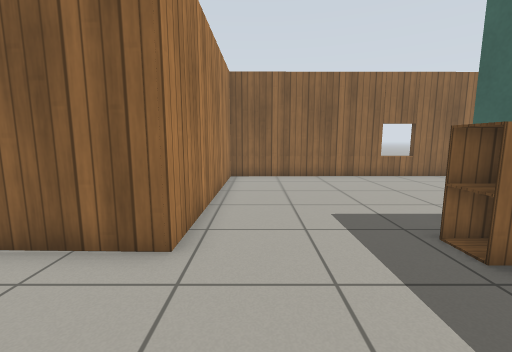
view 1 (above)

20 first-person views from a walk through a world built for the Gazebo simulator. The camera is 0.9 m above the floor, tilts 8° down and sees 90° across. The floor is counted in squares, 0.5 m on a side. Each view is taken from the middle of a square. On the plan, view 1 faces up. The plan holds only what a view shows up to about 15 squares ahead; the rest is blank. Robots are left out. Simple patterns stand in for the simulator's built-in surfaces.

view 2
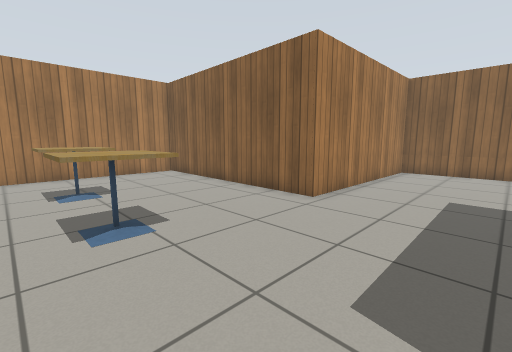

view 3
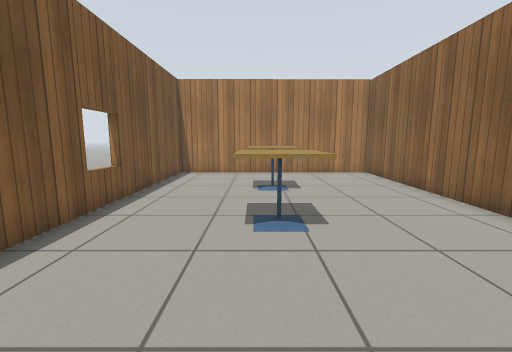

view 4
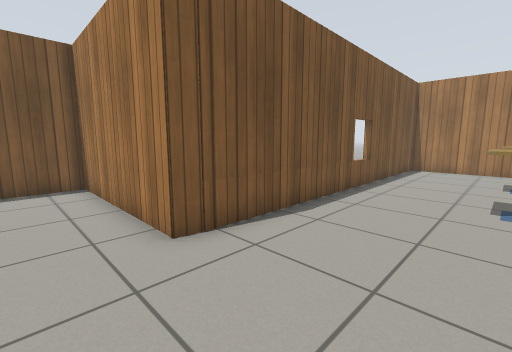

view 5
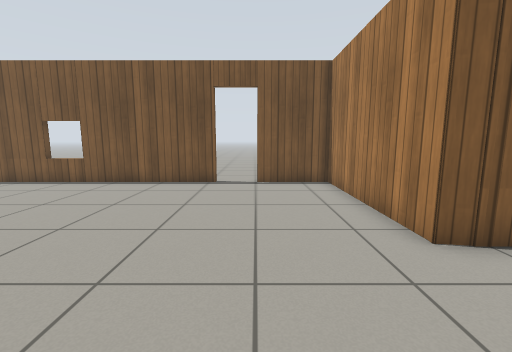

view 6
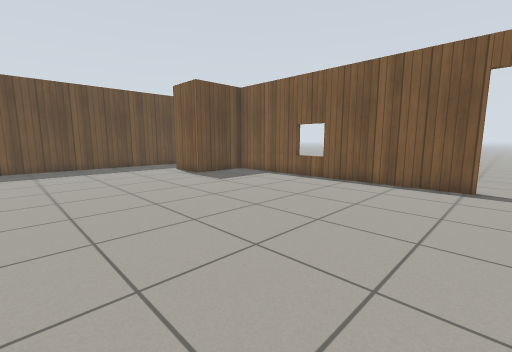

view 7
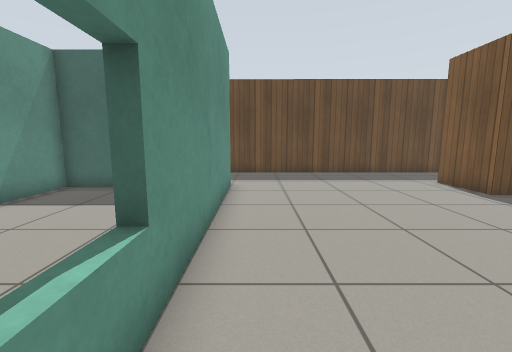

view 8
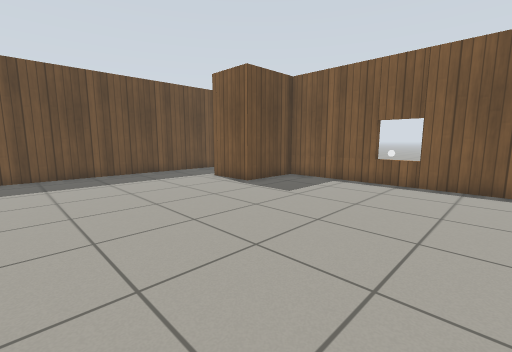

view 9
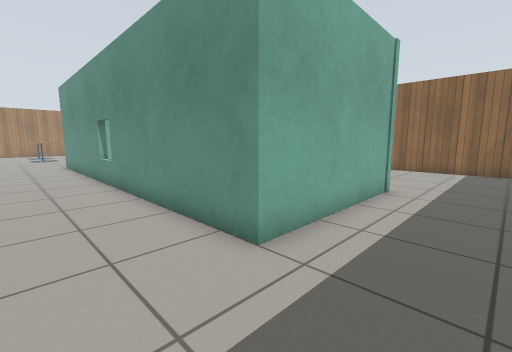

view 10
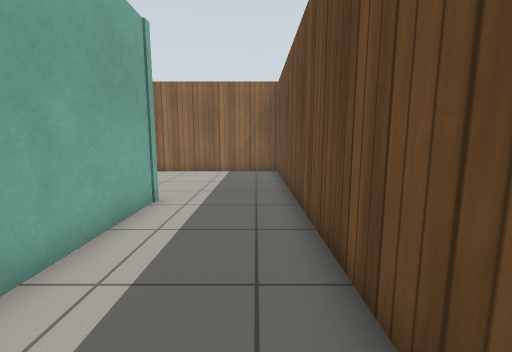

view 11
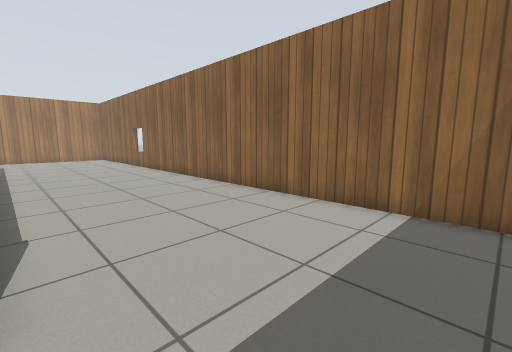

view 12
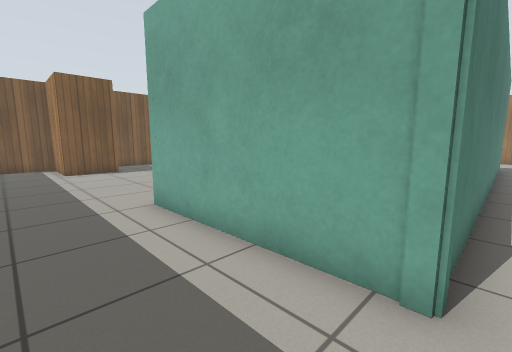

view 13
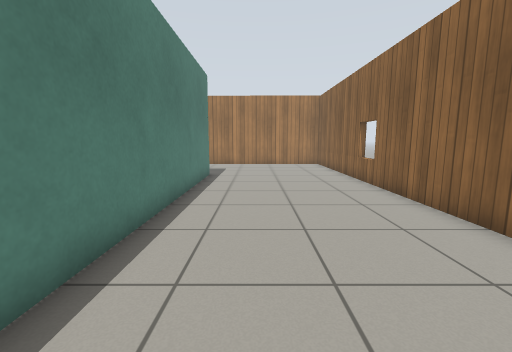

view 14
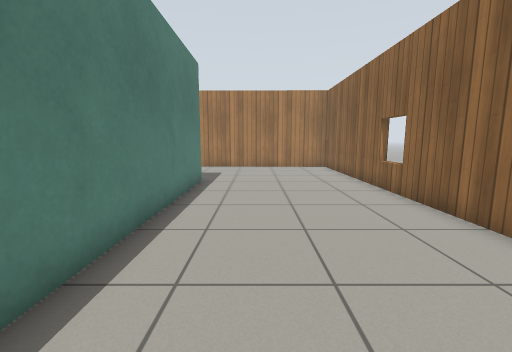

view 15
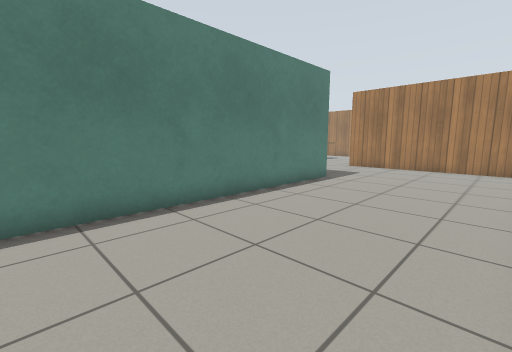

view 16
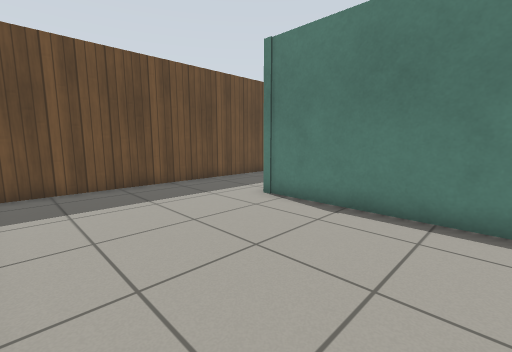

view 17
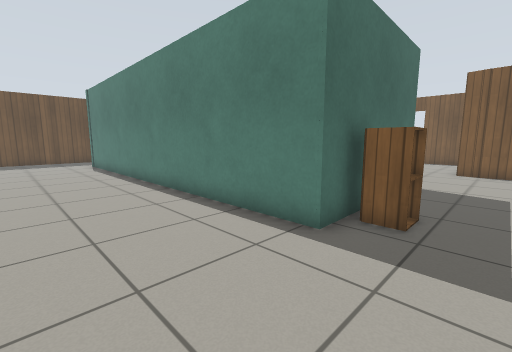

view 18
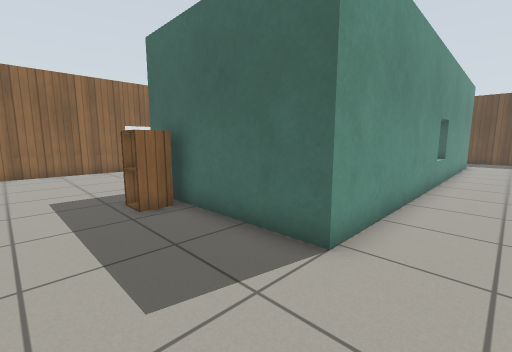

view 19
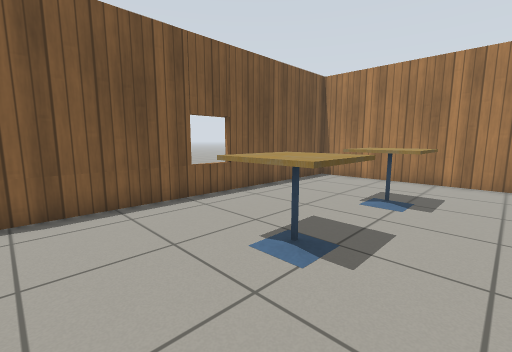

view 20
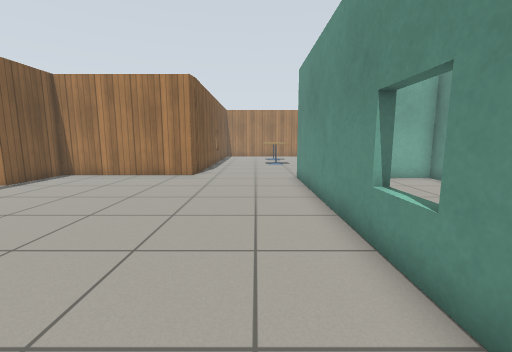

### Floor plan
Points are (right, up) in squares from view 1. A wall is a line through its corners. A room is listed if a view was taken in it or the views show most of it. See-through windows are left out.
Room 1 (views 1, 2, 3, 10, 11, 12, 13, 14, 15, 16, 17, 18, 19)
walls: (4.7, -1) (4.6, 5.6) (22, 5.6) (22.1, -1); (2.9, -6.1) (3.9, -6.3); (26.2, -2.6) (26.2, 12.8) (-1.3, 12.7) (-1.4, 3.9) (-11.2, 4.2) (-11.2, -6.2) (3.9, -6.1)
ways out: opening at (5, -4) to room 2; opening at (24, -1.3) to room 2
objects: cafe table (-7, -2) to (-6, 0); cafe table (-3, -2) to (-2, -1); cabinet (3, 3) to (4, 4)
Room 2 (views 4, 5, 6, 7, 8, 9, 20)
walls: (8.6, -13) (20.3, -13) (20.3, -9.8) (22.8, -9.8) (22.8, -13) (25.1, -13); (22.1, -1) (4.7, -1); (3.9, -6.3) (3.9, -13) (7, -13); (26.2, -12.3) (26.2, -2.6)
ways out: opening at (5, -4) to room 1; opening at (24, -1.3) to room 1; open door at (7.5, -13)

Positions as (right, up) in squares from view 1, and headings:
1: (0, 0), facing up
2: (3, -3), facing up-left
3: (3, -2), facing left
4: (6, -2), facing down-left
5: (7, -2), facing down
6: (8, -2), facing down-right
7: (12, -2), facing right
8: (12, -2), facing down-right
9: (25, -4), facing up-left
10: (25, -2), facing up
11: (25, 6), facing up-left
12: (25, 6), facing down-left
13: (18, 8), facing left
14: (16, 8), facing left
15: (16, 12), facing down-left
16: (16, 12), facing down-right
17: (2, 10), facing down-right
18: (1, -3), facing up-right
19: (1, 1), facing down-left
20: (17, -3), facing left
